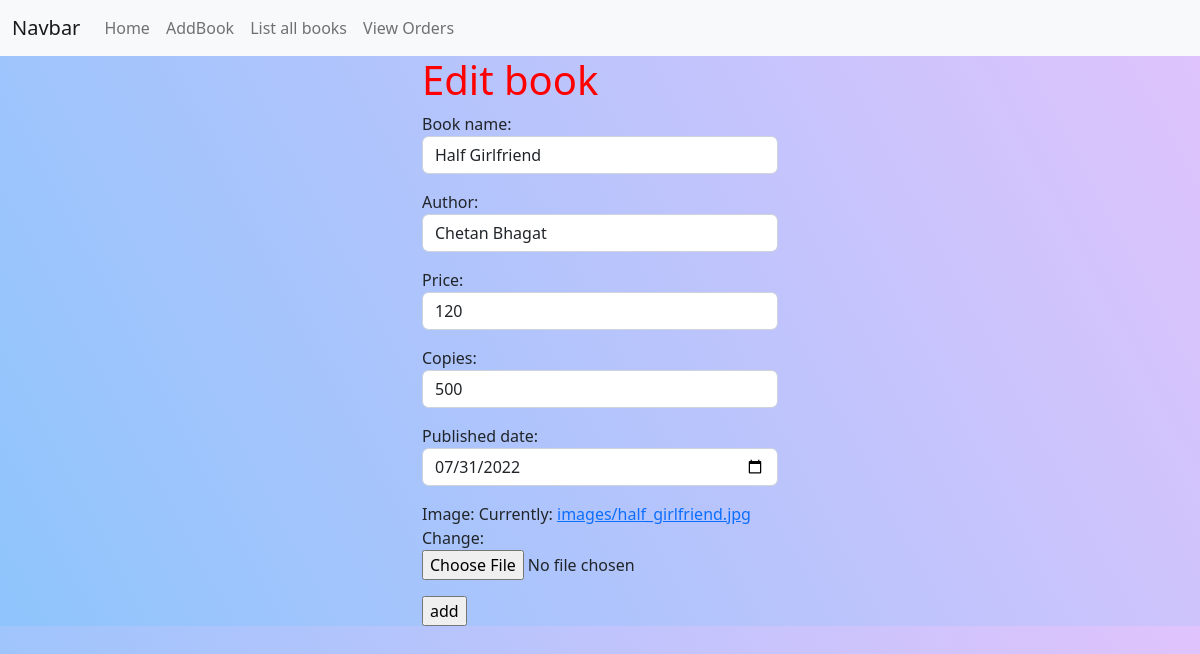
Screenshot of /owner/books/change/22 (signed in) with the database file from the repository.
### owner/models.py (models this page shows, shortened)
class Books(models.Model):
 book_name= models.CharField(max_length=120,unique=True)
 author=models.CharField(max_length=100)
 price=models.PositiveIntegerField()
 copies=models.PositiveIntegerField()
 published_date=models.DateField(null=True)
 image=models.ImageField(upload_to='images',null=True)

### owner/views.py (the view)
# urls.py: path("books/change/<int:id>",views.BookEditView.as_view(),name='editbook'),
@method_decorator(owner_permission_required,name='dispatch')
class BookEditView(UpdateView):
    model = Books
    form_class = BookForm
    template_name = 'editbook.html'
    pk_url_kwarg = "id"
    success_url = reverse_lazy("booklist")

### owner/forms.py (shortened to what this page needs)
class BookForm(ModelForm):
    class Meta:
        model=Books
        fields="__all__"
        widgets={'book_name':forms.TextInput(attrs={'class':'form-control'}),
                 'author':forms.TextInput(attrs={'class':'form-control'}),
                 'price':forms.NumberInput(attrs={'class':'form-control'}),
                 'copies':forms.NumberInput(attrs={'class':'form-control'}),
                 'published_date':forms.DateInput(attrs={'class':'form-control','type':'date'}),
        }

### owner/templates/editbook.html (shortened to what this page needs)
{%extends 'base.html'%}
{%block body_block%}
<div class="row">
    <div class="col-4"></div>
    <div class="col-4">
        <h1 style="color:red">Edit book</h1>
    </div>
</div>
<div class="row">
    <div class="col-4"></div>
    <div class="col-4">
        <form action="" method="post" enctype="multipart/form-data">
            {{form.as_p}}
            <input type="submit" value="add">
        </form>
    </div>
</div>
{%endblock%}

### owner/static/css/style1.css (style rules this page uses)
body { background-color: #8EC5FC; background-image: linear-gradient(62deg, #8EC5FC 0%, #E0C3FC 100%); }

### rows the page displays
Books: book_name "Half Girlfriend", author "Chetan Bhagat", price "120", copies "500", published_date "07/31/2022"
